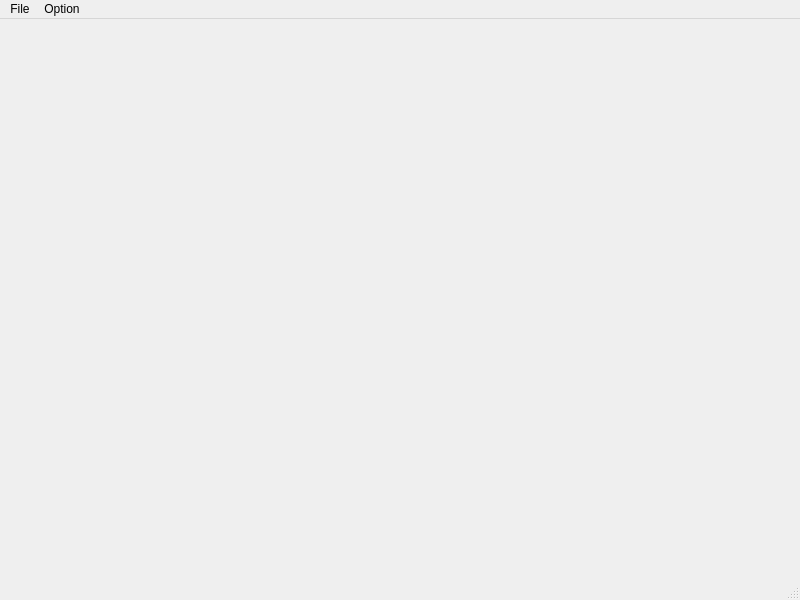
<?xml version="1.0" encoding="UTF-8"?>
<ui version="4.0">
 <class>MainWindow</class>
 <widget class="QMainWindow" name="MainWindow">
  <property name="geometry">
   <rect>
    <x>0</x>
    <y>0</y>
    <width>800</width>
    <height>600</height>
   </rect>
  </property>
  <property name="windowTitle">
   <string>MainWindow</string>
  </property>
  <widget class="QWidget" name="centralwidget">
   <widget class="QWidget" name="gridLayoutWidget">
    <property name="geometry">
     <rect>
      <x>0</x>
      <y>0</y>
      <width>81</width>
      <height>51</height>
     </rect>
    </property>
    <layout class="QGridLayout" name="gridLayout">
     <property name="sizeConstraint">
      <enum>QLayout::SetMinimumSize</enum>
     </property>
     <property name="spacing">
      <number>1</number>
     </property>
    </layout>
   </widget>
  </widget>
  <widget class="QMenuBar" name="menubar">
   <property name="geometry">
    <rect>
     <x>0</x>
     <y>0</y>
     <width>800</width>
     <height>23</height>
    </rect>
   </property>
   <widget class="QMenu" name="menuFile">
    <property name="title">
     <string>File</string>
    </property>
    <addaction name="actionNew"/>
    <addaction name="actionOpen"/>
    <addaction name="actionSave"/>
    <addaction name="actionExit"/>
   </widget>
   <widget class="QMenu" name="menuOption">
    <property name="title">
     <string>Option</string>
    </property>
    <addaction name="actionGrid_Size"/>
   </widget>
   <addaction name="menuFile"/>
   <addaction name="menuOption"/>
  </widget>
  <widget class="QStatusBar" name="statusbar"/>
  <action name="actionNew">
   <property name="icon">
    <iconset theme="document-new">
     <normaloff>.</normaloff>.</iconset>
   </property>
   <property name="text">
    <string>New</string>
   </property>
   <property name="shortcut">
    <string>Ctrl+N</string>
   </property>
  </action>
  <action name="actionOpen">
   <property name="icon">
    <iconset theme="document-open">
     <normaloff>.</normaloff>.</iconset>
   </property>
   <property name="text">
    <string>Open</string>
   </property>
   <property name="shortcut">
    <string>Ctrl+O</string>
   </property>
  </action>
  <action name="actionSave">
   <property name="icon">
    <iconset theme="document-save">
     <normaloff>.</normaloff>.</iconset>
   </property>
   <property name="text">
    <string>Save</string>
   </property>
   <property name="shortcut">
    <string>Ctrl+S</string>
   </property>
  </action>
  <action name="actionExit">
   <property name="icon">
    <iconset theme="window-close">
     <normaloff>.</normaloff>.</iconset>
   </property>
   <property name="text">
    <string>Exit</string>
   </property>
   <property name="shortcut">
    <string>Ctrl+Q</string>
   </property>
  </action>
  <action name="actionGrid_Size">
   <property name="text">
    <string>Grid Size</string>
   </property>
  </action>
 </widget>
 <resources/>
 <connections/>
</ui>
